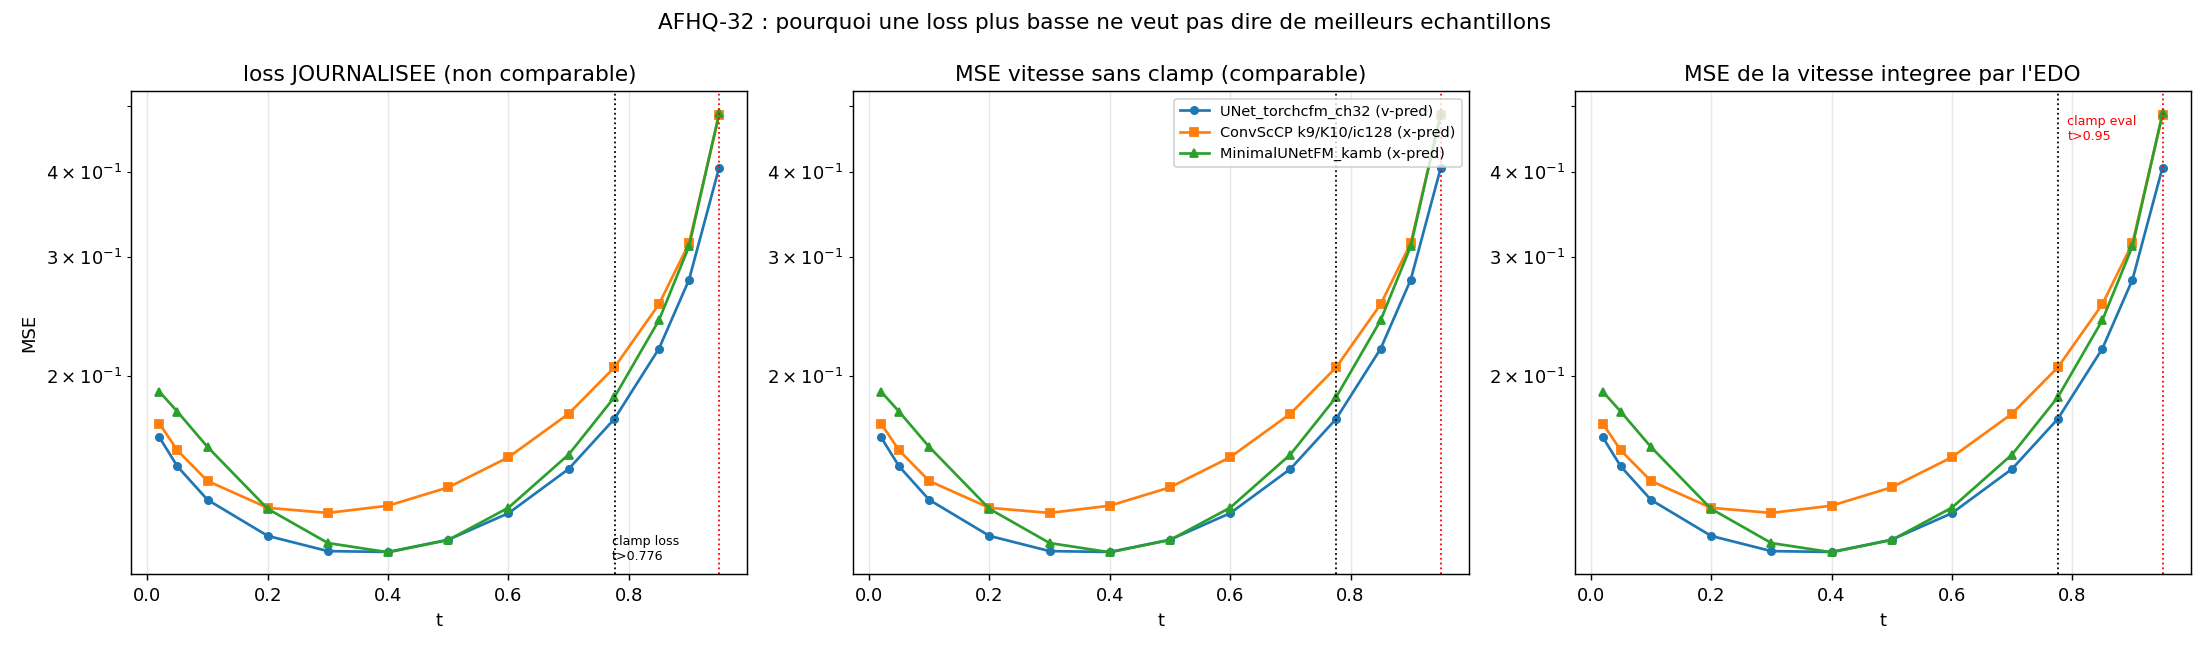

Write the Python code that produced this figure.
# -*- coding: utf-8 -*-
"""
diagnose_loss_vs_quality_afhq32.py

POURQUOI le ConvScCP affiche une loss PLUS BASSE que UNet_torchcfm_ch32 sur AFHQ-32
tout en produisant de moins bons echantillons ?

Hypothese testee : les deux nombres ne mesurent PAS la meme chose.

    run_cifar10_torchcfm_recipe.train_one, l.367 et l.388-393

      UNet   (is_unet=True, v-pred) :
          loss = mean( (v_pred - ut)^2 )                       <- MSE vitesse PURE

      ConvScCP / MinimalUNetFM (predicts_x1=True, x-pred) :
          loss = mean( (x1_pred - x1)^2 / clamp((1-t)^2, min=0.05) )

    Or  ||x1_pred - x1||^2 / (1-t)^2  ==  ||v_pred - ut||^2  EXACTEMENT.
    Le clamp min=0.05 mord des que (1-t)^2 < 0.05, i.e. t > 0.7764 : sur les
    22.4 % SUPERIEURS de l'axe des temps, la loss x-pred DIVISE l'erreur vitesse
    par (1-t)^2/0.05 -> elle sous-estime la vraie MSE-vitesse, sans borne
    (facteur 0.02 a t=0.99). Le 0.130 du ScCP et le 0.171 du UNet ne sont donc
    pas comparables.

Deuxieme anomalie testee : les seuils de clamp ne coincident PAS.
      - loss d'entrainement (x-pred) : clamp((1-t)^2, 0.05)  -> mord a t > 0.776
      - conversion en vitesse a l'eval (architectures.py, forward) :
                                       clamp(1-t, 0.05)      -> mord a t > 0.95
    Donc sur t in (0.776, 0.95) le modele est entraine avec un poids RABAISSE
    alors que le sampler amplifie son erreur par 1/(1-t) (jusqu'a x20).
    Et sur t > 0.95 le sampler renvoie une vitesse TROP PETITE d'un facteur
    (1-t)/0.05 -> la fin de trajectoire n'arrive jamais.

Ce script recalcule, sur les MEMES paires (x0,x1) couplees OT et les MEMES t :
    L_logged   la loss telle qu'elle est journalisee (specifique au modele)
    L_v_true   MSE vitesse SANS clamp                    <- metrique commune
    L_v_sampl  MSE de la vitesse REELLEMENT integree par l'EDO (avec le clamp
               d'eval du modele) -> ce que paie la qualite d'echantillon
    L_x1       MSE en espace x1, non ponderee            <- metrique commune bis

Sorties -> diagnose_loss_vs_quality_afhq32.png / .txt

Usage
-----
    source ~/.venvs/unn/bin/activate
    python diagnose_loss_vs_quality_afhq32.py --device cuda:0
"""

import argparse
import os
import time

import torch
import matplotlib
matplotlib.use("Agg")
import matplotlib.pyplot as plt

from torchcfm.conditional_flow_matching import (
    ConditionalFlowMatcher, ExactOptimalTransportConditionalFlowMatcher)

from compute_fid_cifar10 import build_from_name

IMG_SIZE, CHANNELS = 32, 3
DIM = CHANNELS * IMG_SIZE * IMG_SIZE
RES = "results_afhq32"

# (nom lisible, chemin du checkpoint)  -- runs a 200k steps, meme recette
def runs_for(res_dir, ckpt):
    """ckpt : nom du fichier a charger dans chaque run_dir (ckpt_step_N.pt / latest.pt)."""
    return [
        ("UNet_torchcfm_ch32 (v-pred)", f"{res_dir}/UNet_torchcfm_ch32/{ckpt}"),
        ("ConvScCP k9/K10/ic128 (x-pred)",
         f"{res_dir}/ConvScCP_UNN_rgb_k9_K10_ic128_L1_LFO/{ckpt}"),
        ("MinimalUNetFM_kamb (x-pred)", f"{res_dir}/MinimalUNetFM_kamb/{ckpt}"),
    ]

T_GRID = [0.02, 0.05, 0.1, 0.2, 0.3, 0.4, 0.5, 0.6, 0.7,
          0.776, 0.85, 0.9, 0.95, 0.97, 0.99]


def load_model(path, device):
    ckpt = torch.load(path, map_location="cpu", weights_only=False)
    name = ckpt["name"]
    model, is_unet = build_from_name(name, device)
    key = "ema_model" if "ema_model" in ckpt else "state_dict"
    model.load_state_dict(ckpt[key], strict=True)
    step = ckpt.get("step", "?")
    # x-pred : .train() fait sortir x1_pred brut (pas de dropout/BN dans ces archis,
    # donc aucun effet de bord) ; le UNet torchcfm a du dropout -> .eval().
    model.eval() if is_unet else model.train()
    # t_max du run : None = ckpt d'avant le passage a la loss sans clamp. C'est lui
    # qui decide de la formule journalisee, sinon on compare a un objectif fantome.
    model.t_max = ckpt.get("t_max", None)
    return model, is_unet, name, step, key


@torch.no_grad()
def predict_x1(model, is_unet, xt_flat, t_col):
    """Retourne (x1_pred, v_sampler) aplatis.
    x1_pred : prediction de x1 SANS aucun clamp (metrique commune).
    v_sampler : la vitesse que l'EDO integrerait reellement pour ce modele."""
    B = xt_flat.shape[0]
    if is_unet:
        xt_img = xt_flat.view(B, CHANNELS, IMG_SIZE, IMG_SIZE)
        v = model(t_col.view(-1), xt_img).reshape(B, -1)
        x1p = xt_flat + (1.0 - t_col) * v
        return x1p, v                      # pas de clamp cote UNet
    out = model(torch.cat([xt_flat, t_col], dim=-1))   # .train() -> x1_pred
    v_sampl = (out - xt_flat) / torch.clamp(1.0 - t_col, min=0.05)
    return out, v_sampl


def main():
    p = argparse.ArgumentParser()
    p.add_argument("--device", type=str, default="cuda:0")
    p.add_argument("--cache", type=str, default="./data/afhq_cat32_train.pt")
    p.add_argument("--batch-size", type=int, default=128,
                   help="doit valoir 128 : le plan OT est minibatch-dependant.")
    p.add_argument("--n-batch", type=int, default=32, help="batches par point de t")
    p.add_argument("--coupling", type=str, default="ot", choices=["ot", "indep"])
    p.add_argument("--seed", type=int, default=0)
    p.add_argument("--results-dir", type=str, default=RES)
    p.add_argument("--ckpt", type=str, default="latest.pt",
                   help="fichier a charger dans chaque run_dir (ckpt_step_N.pt pour "
                        "comparer a budget apparie).")
    p.add_argument("--t-max", type=float, default=1.0,
                   help="restreint t au domaine d'entrainement du run (0.95 pour les "
                        "runs --euler-steps 20). Le tirage U(0,1) et la grille en t "
                        "sont tronques d'autant.")
    args = p.parse_args()
    runs = runs_for(args.results_dir, args.ckpt)
    t_grid = [t for t in T_GRID if t <= args.t_max + 1e-9]

    device = torch.device(args.device)
    torch.manual_seed(args.seed)
    # OTPlanSampler.sample_plan tire l'appariement via le RNG numpy GLOBAL : sans
    # cette graine, deux executions ne voient pas les memes paires et la moyenne
    # L_v_true bouge beaucoup (queue lourde en t->1, dominee par quelques
    # echantillons ou 1/(1-t)^2 vaut 10^4).
    import numpy as np
    np.random.seed(args.seed)

    obj = torch.load(args.cache, map_location="cpu", weights_only=False)
    # meme normalisation que get_afhq_loader : uint8 [0,255] -> [-1,1]
    data = obj["data"].float().div_(127.5).sub_(1.0)
    print(f"AFHQ cache : {tuple(data.shape)}  [{data.min():.2f}, {data.max():.2f}]",
          flush=True)

    FM = (ExactOptimalTransportConditionalFlowMatcher(sigma=0.0)
          if args.coupling == "ot" else ConditionalFlowMatcher(sigma=0.0))

    models = []
    for label, path in runs:
        if not os.path.exists(path):
            print(f"  [skip] {path} absent"); continue
        m, is_unet, name, step, key = load_model(path, device)
        n = sum(q.numel() for q in m.parameters())
        print(f"  {label:<32} step {step:>7} | {n/1e6:.2f}M | poids {key} | t_max {m.t_max}", flush=True)
        models.append((label, m, is_unet))

    B, NB = args.batch_size, args.n_batch
    # paires fixes, identiques pour TOUS les modeles et TOUS les t
    g = torch.Generator().manual_seed(args.seed)
    idx = torch.randperm(data.shape[0], generator=g)[: B * NB]
    x1_all = data[idx].reshape(NB, B, -1).to(device)
    x0_all = torch.randn(NB, B, DIM, generator=g).to(device)

    # couplage OT applique une fois par batch (identique pour tous les t/modeles)
    pairs = []
    for b in range(NB):
        if args.coupling == "ot":
            a, c = FM.ot_sampler.sample_plan(x0_all[b], x1_all[b])
        else:
            a, c = x0_all[b], x1_all[b]
        pairs.append((a, c))

    t0 = time.perf_counter()
    # ---- A. reproduction de la loss journalisee (t ~ U(0,1), comme a l'entrainement)
    print("\n[A] loss journalisee reproduite (t ~ U(0,1))", flush=True)
    rep = {}
    for label, model, is_unet in models:
        tot_log = tot_v = 0.0
        for b, (x0, x1) in enumerate(pairs):
            tg = torch.Generator(device="cpu").manual_seed(1000 + b)
            t = (torch.rand(B, generator=tg) * args.t_max).to(device).view(-1, 1)
            xt = (1 - t) * x0 + t * x1
            ut = x1 - x0
            x1p, _ = predict_x1(model, is_unet, xt, t)
            if is_unet:
                v = (x1p - xt) / (1 - t)
                tot_log += torch.mean((v - ut) ** 2).item()
            elif model.t_max is None:
                tot_log += torch.mean((x1p - x1) ** 2          # runs legacy : clampee
                                      / torch.clamp((1 - t) ** 2, min=0.05)).item()
            else:
                tot_log += torch.mean((x1p - x1) ** 2          # runs t_max : sans clamp
                                      / (1 - t) ** 2).item()
            tot_v += torch.mean(((x1p - xt) / (1 - t) - ut) ** 2).item()
        rep[label] = (tot_log / NB, tot_v / NB)
        print(f"  {label:<32} L_logged={tot_log/NB:.4f}   L_v_true={tot_v/NB:.4f}",
              flush=True)

    # ---- B. profil par t, metriques communes
    print("\n[B] profil par t (metriques communes)", flush=True)
    curves = {lab: {k: [] for k in ("logged", "v_true", "v_sampl", "x1")}
              for lab, _, _ in models}
    for ti, tv in enumerate(t_grid):
        for label, model, is_unet in models:
            acc = dict(logged=0.0, v_true=0.0, v_sampl=0.0, x1=0.0)
            for x0, x1 in pairs:
                t = torch.full((B, 1), tv, device=device)
                xt = (1 - t) * x0 + t * x1
                ut = x1 - x0
                x1p, v_sampl = predict_x1(model, is_unet, xt, t)
                v_true = (x1p - xt) / (1 - t)
                acc["v_true"] += torch.mean((v_true - ut) ** 2).item()
                acc["v_sampl"] += torch.mean((v_sampl - ut) ** 2).item()
                acc["x1"] += torch.mean((x1p - x1) ** 2).item()
                w_log = ((1 - tv) ** 2 if model.t_max is not None
                         else max((1 - tv) ** 2, 0.05))
                acc["logged"] += (torch.mean((v_true - ut) ** 2).item() if is_unet
                                  else torch.mean((x1p - x1) ** 2).item() / w_log)
            for k in acc:
                curves[label][k].append(acc[k] / NB)
        el = time.perf_counter() - t0
        print(f"  t={tv:<6.3f}  ({ti+1}/{len(t_grid)})  ecoule {el:6.1f}s  "
              f"ETA {el/(ti+1)*(len(t_grid)-ti-1):6.1f}s", flush=True)

    # ---- sorties
    lines = []
    lines.append("=" * 78)
    lines.append("A. Loss journalisee reproduite (t~U(0,1), couplage %s, %d x %d images)"
                 % (args.coupling, NB, B))
    lines.append(f"   run_dir={args.results_dir}  ckpt={args.ckpt}  t~U(0,{args.t_max:g})")
    lines.append("=" * 78)
    lines.append(f"{'modele':<34}{'L_logged':>11}{'L_v_true':>11}{'ecart':>10}")
    for lab, (lg, vt) in rep.items():
        lines.append(f"{lab:<34}{lg:>11.4f}{vt:>11.4f}{vt/lg:>9.2f}x")
    lines.append("")
    lines.append("L_logged = ce qui est ecrit dans loss.txt / summary.txt.")
    lines.append("L_v_true = MSE vitesse sans clamp, la SEULE metrique commune.")
    lines.append("")
    for k, title in (("v_true", "B1. MSE vitesse SANS clamp (metrique commune)"),
                     ("v_sampl", "B2. MSE de la vitesse REELLEMENT integree par l'EDO"),
                     ("x1", "B3. MSE en espace x1 (non ponderee)"),
                     ("logged", "B4. loss journalisee, par t")):
        lines.append("=" * 78)
        lines.append(title)
        lines.append("=" * 78)
        hdr = f"{'t':>7}" + "".join(f"{lab[:26]:>28}" for lab, _, _ in models)
        lines.append(hdr)
        for i, tv in enumerate(t_grid):
            row = f"{tv:>7.3f}"
            for lab, _, _ in models:
                row += f"{curves[lab][k][i]:>28.4f}"
            lines.append(row)
        lines.append("")
    # ---- C. ou se joue l'ecart : integrale en t de part et d'autre du clamp
    import numpy as np
    tz = getattr(np, "trapezoid", None) or np.trapz
    tg = np.array(t_grid); lo = tg <= 0.7764

    def seg(y, m):
        y = np.array(y)
        return tz(y[m], tg[m]) / (tg[m][-1] - tg[m][0])

    lines.append("=" * 78)
    lines.append("C. Moyenne en t de part et d'autre du seuil de clamp (t = 0.7764)")
    lines.append("=" * 78)
    lines.append(f"{'modele':<34}{'metrique':<12}{'t<=0.776':>11}{'t>0.776':>11}")
    for lab, _, _ in models:
        for k, nm in (("v_true", "v-MSE"), ("logged", "journalisee")):
            lines.append(f"{lab:<34}{nm:<12}"
                         f"{seg(curves[lab][k], lo):>11.4f}"
                         f"{seg(curves[lab][k], ~lo):>11.4f}")
    lines.append("")
    lines.append("Sur t<=0.776 les deux colonnes sont IDENTIQUES par construction ;")
    lines.append("tout l'ecart de loss vient de t>0.776, ou le clamp remplace la vraie")
    lines.append("MSE vitesse des modeles x-pred par une valeur ~15x plus petite.")
    lines.append("")

    txt = "\n".join(lines)
    print("\n" + txt, flush=True)
    with open("diagnose_loss_vs_quality_afhq32.txt", "w") as f:
        f.write(txt + "\n")

    fig, axes = plt.subplots(1, 3, figsize=(17, 5))
    styles = ["-o", "-s", "-^"]
    for ax, k, title in zip(
            axes, ("logged", "v_true", "v_sampl"),
            ("loss JOURNALISEE (non comparable)",
             "MSE vitesse sans clamp (comparable)",
             "MSE de la vitesse integree par l'EDO")):
        for (lab, _, _), st in zip(models, styles):
            ax.plot(t_grid, curves[lab][k], st, ms=4, label=lab)
        ax.axvline(0.7764, color="k", ls=":", lw=1)
        ax.axvline(0.95, color="r", ls=":", lw=1)
        ax.set_yscale("log"); ax.set_xlabel("t"); ax.set_title(title)
        ax.grid(alpha=0.3)
    axes[0].set_ylabel("MSE")
    axes[0].text(0.78, 0.03, "clamp loss\nt>0.776", transform=axes[0].transAxes,
                 fontsize=7)
    axes[2].text(0.80, 0.90, "clamp eval\nt>0.95", color="r",
                 transform=axes[2].transAxes, fontsize=7)
    axes[1].legend(fontsize=8, loc="upper right")
    fig.suptitle("AFHQ-32 : pourquoi une loss plus basse ne veut pas dire "
                 "de meilleurs echantillons")
    fig.tight_layout()
    fig.savefig("diagnose_loss_vs_quality_afhq32.png", dpi=130)
    print("\n-> diagnose_loss_vs_quality_afhq32.png", flush=True)
    print(f"-> diagnose_loss_vs_quality_afhq32.txt", flush=True)
    print(f"Total {time.perf_counter()-t0:.1f}s", flush=True)


if __name__ == "__main__":
    main()
